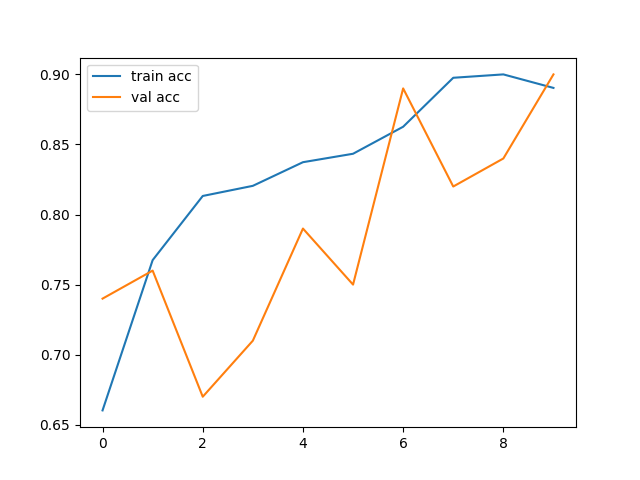
%> input picture accuracy.png, 640 x 480 px
$ octave --eval "result = preprocessing(imread('accuracy.png'));"   (GNU Octave 9; MATLAB toolbox functions it lacks are replaced by stand-ins)
%> lines starting %> are read from the running program, lines starting %| are printed output that depends on the picture
### normalisation.m
function [b] = normalisation(a,step)
%NORMALISATION Summary of this function goes here
%   Detailed explanation goes here
maxi = double(max(max(a)));
mini = double(min(min(a)));


[m n] = size(a);

min_mat = ones(m,n)*mini;

b = ((double(a)-min_mat).*step/(maxi-mini));

end

### preprocessing.m
function [norm] = preprocessing(img)
%PREPROCESSING Summary of this function goes here
%   Detailed explanation goes here
resized = imresize (img,[255,255]);  %resizing image
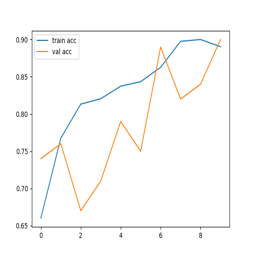
%> resized: size 255x255x3 uint8; mean R, G, B 251.3, 250.8, 250.3
if ndims(resized) == 3
    bw = rgb2gray(resized);      %color to bw
else
    bw = resized;
end
contrast = imadjust(bw); %contrast enhancing
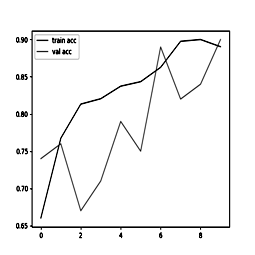
%> contrast: size 255x255 uint8; min 0, max 255, mean 245.2
norm = normalisation(contrast,1.2);  %normalising image
%> in normalisation, `maxi = double(max(max(a)));`: maxi = 255
%> in normalisation, `mini = double(min(min(a)));`: mini = 0
%> in normalisation, `min_mat = ones(m,n)*mini;`: min_mat: size 255x255 double; every value is 0

end
